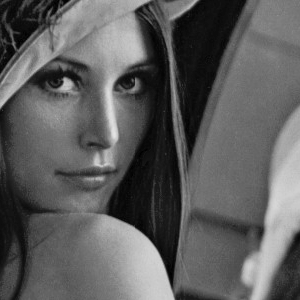
#> input picture EXERCISE3/q1.tif, 300 x 300 px, found by its file name
$ python ASSG_PART1_b150343cs_bastian.py
#> lines starting #> are read from the running program, lines starting #| are printed output that depends on the picture; after the words box and inside, x2 and y2 are one past the last pixel; in counts of white or black regions, pixels touching at a corner belong together
import math

import numpy as np

import matplotlib.pyplot as plt

import cv2

from pylab import *

import random


img=cv2.imread('q1.tif',0)
#> img is the input picture: shape (300, 300); min 0, max 228, mean 93.3

m=img.shape[0]
#> m = 300
n=img.shape[1]
#> n = 300


s=0
for i in range(m):
	for j in range(n):
		s=s+img[i][j]
#> after the loop, s = 8392506

T=s/(m*n)
#> T = 93.25

tres=np.zeros(img.shape,dtype=int)

for i in range(m):
	for j in range(n):
		if img[i][j]>T:
			tres[i][j]=255
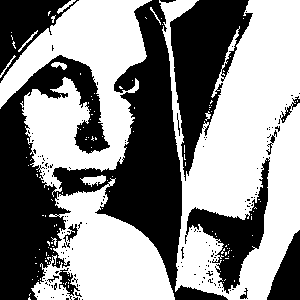
#> tres: shape (300, 300) int64; 54.8% white; 153 black regions (140 under 20 px), largest, box (x1, y1, x2, y2) and area: (0, 0, 228, 300) 24928, (170, 0, 253, 181) 7160, (185, 157, 270, 294) 3429
cv2.imwrite("tresh_image.jpg",tres)

T0=1
temp=np.zeros(img.shape,dtype=int)

while (1):
	for i in range(m):
		for j in range(n):
			if img[i][j]>T:
				temp[i][j]=255
	s1=0
	s2=0
	c1=0
	c2=0
	for i in range(m):
		for j in range(n):
			if temp[i][j]==255:
				s1=s1+img[i][j]
				c1=c1+1
			else:
				s2=s2+img[i][j]
				c2=c2+1
	a1=s1/c1
	a2=s2/c2
	tmp=T
	T=(a1+a2)/2.0
	if (tmp-T)<T0:
		break
#> this loop made 6 passes
#> tmp on pass 1: 93.25
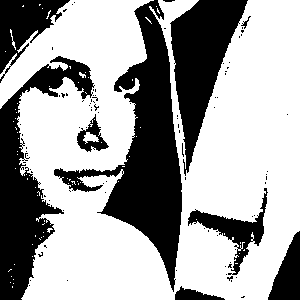
#> temp: shape (300, 300) int64; 63.8% white; 94 black regions (85 under 20 px), largest, box (x1, y1, x2, y2) and area: (54, 0, 182, 292) 11670, (0, 56, 95, 300) 7943, (170, 0, 248, 176) 6243


for i in range(m):
	for j in range(n):
		if img[i][j]>T:
			temp[i][j]=255
cv2.imwrite("seg_image.jpg",temp)

noise=np.zeros(img.shape,dtype=int)
for i in range(m):

    for j in range(n):

        noise[i][j] = random.randint(0,255)
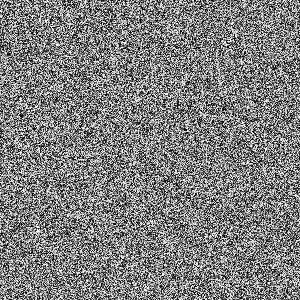
#> noise: shape (300, 300) int64; min 0, max 255, mean 127.1

img_noise= np.zeros(img.shape,dtype=np.uint8)

for i in range(m):

    for j in range(n):

        if(noise[i][j]<10):

            img_noise[i][j] = 0

        elif(noise[i][j]>245):

            img_noise[i][j] = 255

        else:

#> (the run stopped early here; a loop or call above may not have finished)

$ run again, with EXERCISE3/Q3.tif copied over EXERCISE3/q1.tif
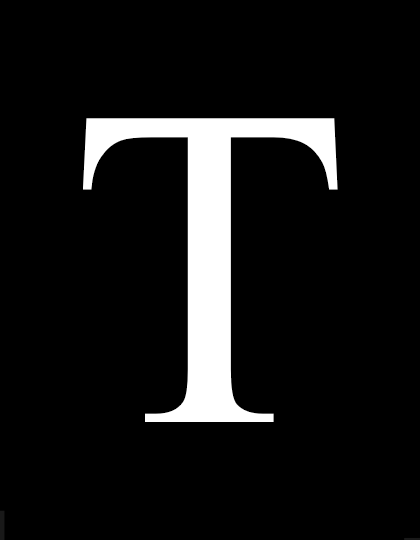
#> input picture EXERCISE3/Q3.tif, 420 x 540 px, found by its file name
#> img is the input picture: shape (540, 420); min 0, max 255, mean 22.4
#> after the loop `for i in range(m):`: s = 5087747
#> T = 22.43
#> after the loop `for i in range(m):`:
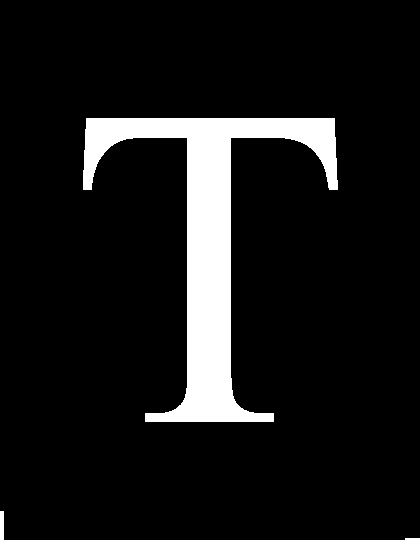
#> tres: shape (540, 420) int64; 9.1% white; 3 white regions, box (x1, y1, x2, y2) and area: (83, 118, 338, 422) 20437, (0, 511, 4, 540) 116, (405, 538, 420, 540) 30
#> the loop `while (1):` made 1 pass
#> tmp on pass 1: 22.43
#> after the loop `for i in range(m):`:
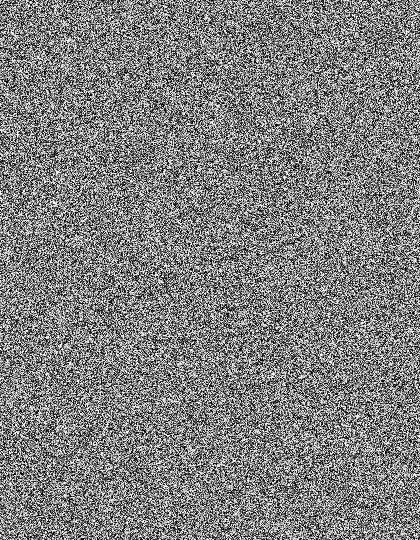
#> noise: shape (540, 420) int64; min 0, max 255, mean 127.4

$ run again, with EXERCISE3/Q4.tif copied over EXERCISE3/q1.tif
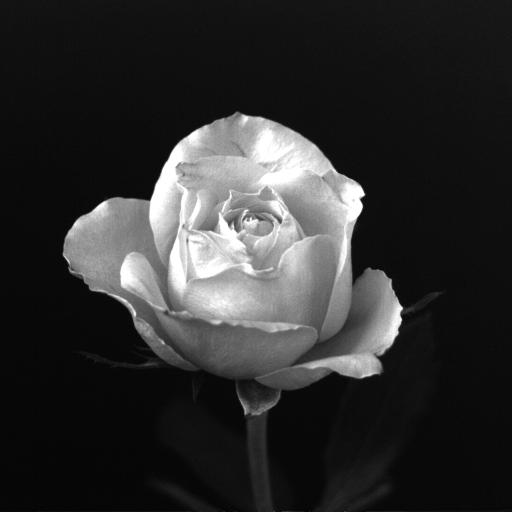
#> input picture EXERCISE3/Q4.tif, 1024 x 1024 px, found by its file name (shown at 1/2 size)
#> img is the input picture: shape (1024, 1024); min 0, max 255, mean 46.8
#> after the loop `for i in range(m):`: s = 49062193
#> T = 46.79
#> after the loop `for i in range(m):`:
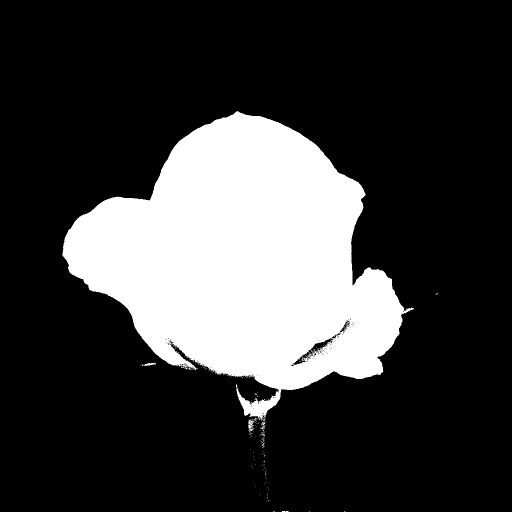
#> tres: shape (1024, 1024) int64 (shown at 1/2 size); 23.3% white; 162 white regions (156 under 20 px), largest, box (x1, y1, x2, y2) and area: (125, 222, 828, 843) 243300, (496, 838, 509, 865) 158, (283, 725, 312, 732) 91, (521, 851, 530, 863) 36, (522, 844, 531, 851) 28, (521, 865, 530, 872) 20
#> the loop `while (1):` made 1 pass
#> tmp on pass 1: 46.79
#> after the loop `for i in range(m):`:
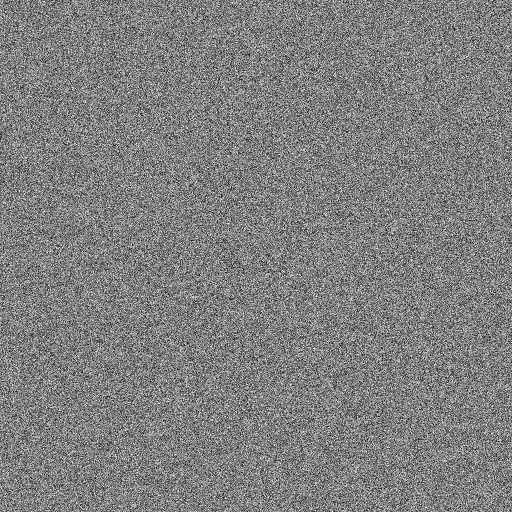
#> noise: shape (1024, 1024) int64 (shown at 1/2 size); min 0, max 255, mean 127.5
